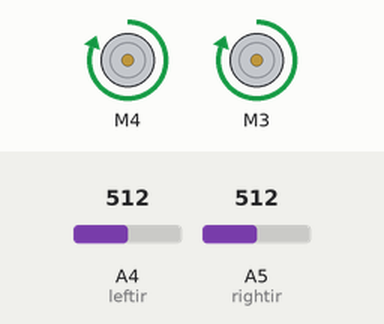
Recording of a sketch running on a simulated Arduino Uno, built with avr-gcc and run on an emulated ATmega328P. Parts: 2 × DC motor (green arrow = forward, orange = backward, longer = faster). The test bench sets the inputs (shaded band); at power-on: A4 (leftir) = 512, A5 (rightir) = 512.

Above: at 1.2 s.
1.3 s: A4 (leftir) set to 931
2.8 s: A4 (leftir) set to 956
At 4.0 s:
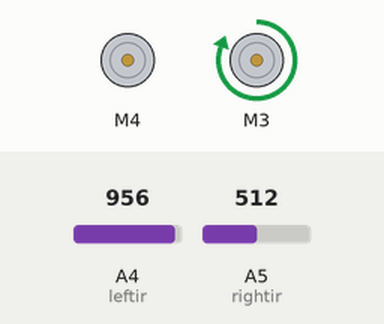
4.3 s: A5 (rightir) set to 935
5.8 s: A5 (rightir) set to 957
At 6.2 s:
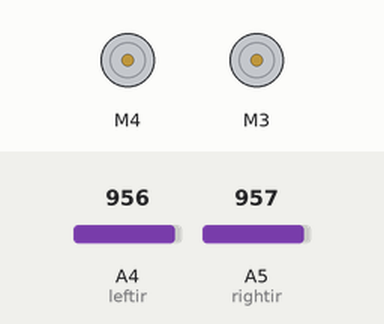
7.3 s: A4 (leftir) set to 935
At 7.7 s:
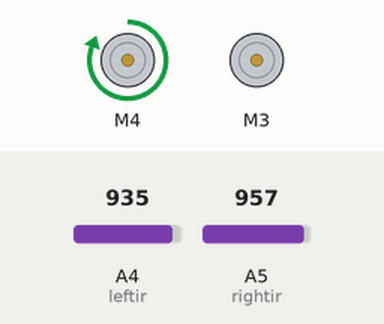
8.8 s: A4 (leftir) set to 955
At 9.2 s:
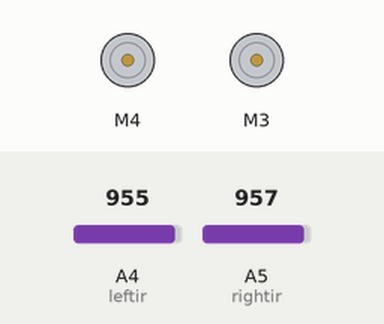
Timing chart, 0 to 11.3 s (numbered marks = the images above; inputs shaded):
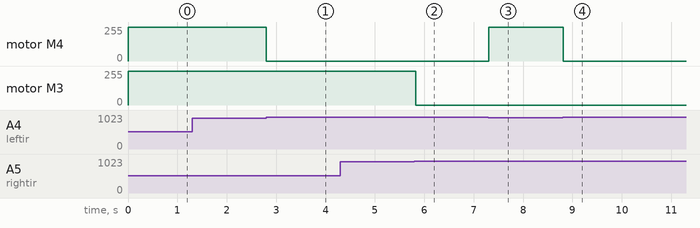

Measured:
- the behaviour switches between 945 and 946 on A4 (leftir) (found by bisection; images 0 and 1)
- the behaviour switches between 945 and 946 on A5 (rightir) (found by bisection; images 1 and 2)
- after the input at 1.3 s, every drawn part: stays the same
- after the input at 2.8 s, motor M4: forward 255/255 → stopped at once
- after the input at 4.3 s, every drawn part: stays the same
- after the input at 5.8 s, motor M3: forward 255/255 → stopped at once
- after the input at 7.3 s, motor M4: stopped → forward 255/255 at once
- after the input at 8.8 s, motor M4: forward 255/255 → stopped at once

The sketch:

line_follower.ino
```cpp
/* ADAFRUIT Motor shield has been used for controlling the DC motors

CONNECTIONS/ PIN LAYOUT---

Left Motor - M4
Right Motor - M3
Right IR Sensor - A5
Left IR Sensor - A4

***** IR sensors need to be properly calibrated *****

*/

#include <AFMotor.h>

AF_DCMotor left(4);
AF_DCMotor right(3);

void setup() {
 pinMode(A5, INPUT); //rightir
 pinMode(A4, INPUT); //leftir
 Serial.begin(9600);
}

void loop() {
 left.setSpeed(255);
 right.setSpeed(255);
 if((analogRead(A5)<945)&&(analogRead(A4)<945))
  {
    left.run(FORWARD);
    right.run(FORWARD);
  }
  if((analogRead(A4)>945)&&(analogRead(A5)<945))
  {
    left.run(RELEASE);
    right.run(FORWARD);
    delay(100);
  }
 if((analogRead(A5)>945)&&(analogRead(A4)<945))
  {
    right.run(RELEASE);
    left.run(FORWARD);
    delay(100);
  }
  if((analogRead(A5)>945)&&(analogRead(A4)>945))
  {
    left.run(RELEASE);
    right.run(RELEASE);
  }


}
```
